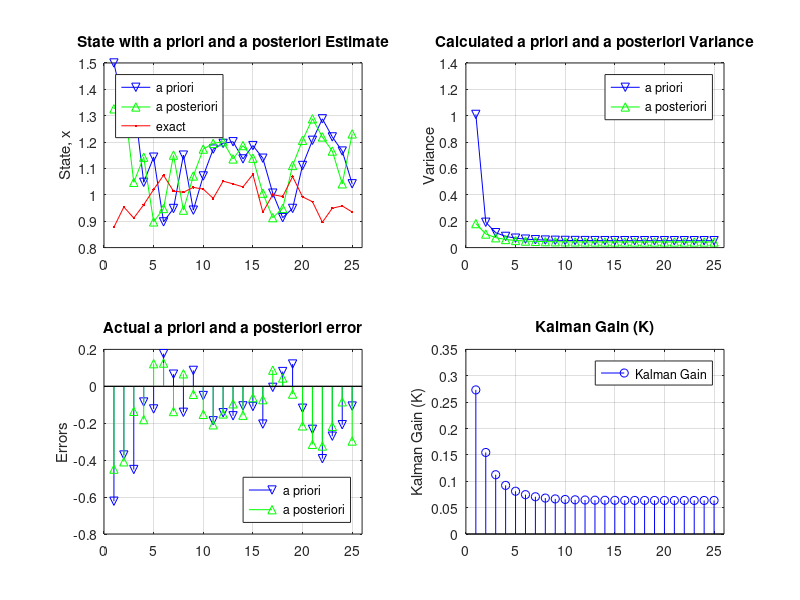

Recreate this plot in MATLAB.


%% Synopsis

% 



%% Environment

close all; clear; clc;
set(0, 'DefaultFigureWindowStyle', 'docked');



%% Simulation Parameters

stateIndices=25;  % Length of the simulation.

stateTransitionMatrix=1;  % 1 for a constant; |a|<1 for a first-order system.
    Q=0.01;  % Process noise variance.

measurementMatrix=3;
    R=2;  % Measurement noise variance.

% Preallocated memory for result vectors.
x=zeros(1, stateIndices);
z=zeros(1, stateIndices);
xapriori=zeros(1, stateIndices);
xaposteriori=zeros(1, stateIndices);
residual=zeros(1, stateIndices);
papriori=ones(1, stateIndices);
paposteriori=ones(1, stateIndices);
k=zeros(1, stateIndices);

% Preallocate the process and measurement noise.
rng(0);
    w1=randn(1, stateIndices); w=w1.*sqrt(Q);
    v1=randn(1, stateIndices); v=v1.*sqrt(R);
    
    
    
%% Processing - Intialization

% Initial condition on the position state, x.
x_0=1.0;

% Initial guesses for state and a posteriori covariance.
xaposteriori_0=1.5;
paposteriori_0=1;

% Calculate the first estimates for all values based upon the initial guess
% of the state and the a posteriori covariance.  The rest of the steps will
% be calculated in a loop.

% Calculate the state and the output.
x(1)=stateTransitionMatrix*x_0 + w(1);
    z(1)=measurementMatrix*x(1) + v(1);
    
% Predictor equations.
xapriori(1)=stateTransitionMatrix*xaposteriori_0;
    residual(1)=z(1) - measurementMatrix*xapriori(1);
papriori(1)=stateTransitionMatrix*stateTransitionMatrix*paposteriori_0 + Q;

% Corrector equations.
k(1)=measurementMatrix*papriori(1) / (measurementMatrix*measurementMatrix*papriori(1) + R);
    paposteriori(1)=papriori(1)*(1 - measurementMatrix*k(1));
    xaposteriori(1)=xapriori(1) + k(1)*residual(1);



%% Processing - Iterations/Recursions

for stateIndex=2:stateIndices
    
    % Calculate the state and the output.
    x(stateIndex)=stateTransitionMatrix*x(stateIndex-1) + w(stateIndex);
        z(stateIndex)=measurementMatrix*x(stateIndex) + v(stateIndex);
    
    % Predictor equations.
    xapriori(stateIndex)=stateTransitionMatrix*xaposteriori(stateIndex-1);
        residual(stateIndex)=z(stateIndex) - measurementMatrix*xapriori(stateIndex);
    papriori(stateIndex)=stateTransitionMatrix*stateTransitionMatrix*paposteriori(stateIndex-1)+Q;
    
    % Corrector equations.
    k(stateIndex)=measurementMatrix*papriori(stateIndex) / (measurementMatrix*measurementMatrix*papriori(stateIndex)+R);
        paposteriori(stateIndex)=papriori(stateIndex)*(1 - measurementMatrix*k(stateIndex));
        xaposteriori(stateIndex)=xapriori(stateIndex) + k(stateIndex)*residual(stateIndex);
    
end



%% Display Results

stateIndex=1:stateIndices;

figure(); ...
    
    subplot(2,2,1); ...
        h1=plot(stateIndex, xapriori, 'b', 'Marker', 'v'); hold on;
        h2=plot(stateIndex, xaposteriori, 'g', 'Marker', '^');
        h3=plot(stateIndex, x, 'r', 'Marker', '.'); hold off;
        legend([h1(1) h2(1) h3(1)], 'a priori', 'a posteriori', 'exact', 'Location', 'NorthWest');
        title('State with a priori and a posteriori Estimate'); ylabel('State, x');
        xlim=[0 length(stateIndex)+1]; set(gca,'XLim', xlim); grid on;
        
    subplot(2,2,2); ...
        h1=plot(stateIndex, papriori, 'b', 'Marker', 'v'); hold on;
        h2=plot(stateIndex, paposteriori, 'g', 'Marker', '^'); hold off
        legend([h1(1) h2(1)], 'a priori', 'a posteriori');
        title('Calculated a priori and a posteriori Variance'); ylabel('Variance');
        set(gca,'XLim', xlim); grid on;
        
	subplot(2,2,3); ...
        h1=stem(stateIndex, x-xapriori, 'b', 'Marker', 'v'); hold on;
        h2=stem(stateIndex, x-xaposteriori, 'g', 'Marker', '^'); hold off;
        legend([h1(1) h2(1)], 'a priori', 'a posteriori', 'Location', 'SouthEast');
        title('Actual a priori and a posteriori error'); ylabel('Errors');
        set(gca,'XLim',xlim); grid on;
        
    subplot(2, 2, 4); ...
        h1=stem(stateIndex, k, 'b');
        legend(h1(1), 'Kalman Gain');
        title('Kalman Gain (K)'); ylabel('Kalman Gain (K)');
        set(gca,'XLim',xlim); grid on;
        
        shg;
        
        
        
%% Clean-up

fprintf(1, '\n\n*** Processing Complete ***\n\n');



%% Reference(s)

% http://www.swarthmore.edu/NatSci/echeeve1/Ref/Kalman/scalarkalman.m


